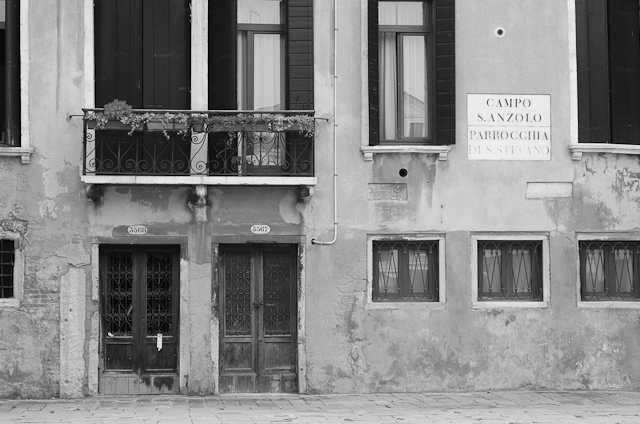
#> input picture Exercise 2-Convolution And Filtering/venice.jpg, 640 x 424 px
$ python ex2_laplace_filtering.py
#> lines starting #> are read from the running program, lines starting #| are printed output that depends on the picture
"""
26.04.2018
Image Processing Physics TU Muenchen
Julia Herzen, Klaus Achterhold, (Maximilian Teuffenbach, Juanjuan Huang)

ex2_laplace_filtering.py

Laplace filter in frequency domain

Your task in this exercise is to create your own implementation of a
Laplace filter in Fourier space and apply it to an image.
The formula for the Laplacian in the Fourier domain is:
    H(u,v) = -4*pi^2*(u^2+v^2)  # source: (Gonzalez, chapter 4, p286)

You need to replace the ??? in the code with the required commands
"""

import numpy as np
import matplotlib.pyplot as plt
venice = plt.imread('venice.jpg')/255
#> venice: shape (424, 640, 3) float64; min 0, max 0.953, mean 0.527
# Load venice.jpg using imread, normalize it to (0, 1)
# and take the red channel again
img = venice[:,:,0]

# Plot the image before applying the filter
plt.figure(1)
plt.imshow(img, cmap='gray')
plt.colorbar()

# Generate a coordinate systems with the discrete Fourier transform sample
# frequencies v and u. You can use the numpy function linspace to do it
# manually or fftfreq. Look up the documentation to get familiar with the
# parameters of these functions.
v = np.fft.fftfreq(img.shape[0])
u = np.fft.fftfreq(img.shape[1])

# the function np.meshgrid creates coordinate arrays for the v and the u
# coordinates and writes them into vv and uu
# you can display them with plt.figure(); plt.imshow(uu); colorbar() if you
# want to have a look at them
vv, uu = np.meshgrid(v, u, indexing='ij')

# Caluclate the filter function H(v, u)
# If you want to do this in one line use vv and uu, as they are both of the
# image shape. The formula is given in the very top documentation of this
# script. Check if H has the same shape as the image.
H = -4*(np.pi)**2*(uu**2 + vv**2)

# Calculate the Fourier transform of the image
# You can use the numpy function fft2 included in np.fft
img_ft = np.fft.fft2(img)

# Multiply the Fourier transform of the image by the filter function
# Take care (if neccessary) to center the potential function H around the top
# left corner of the image, because a Fourier transform in python always has
# the central frequencies in the top left corner. Therefore, play with the
# function fftshift and ifftshift to see what it does. Check out the looks of
# the shifted and unshifted potential function H.

# Take the inverse Fourier transform of the product to get the filtered image
# and select the real part of it, as we do not want to have the imaginary part
# of real images.
img_filtered = np.real(np.fft.ifft2(img_ft*H))
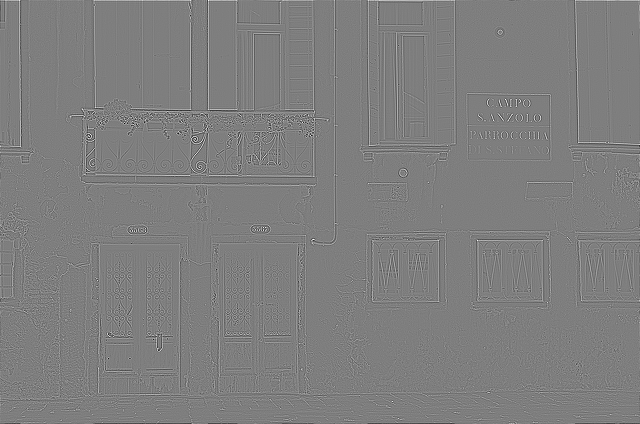
#> img_filtered: shape (424, 640) float64; min -2.63, max 2.66, mean 2.9e-19; drawn with min black and max white

plt.figure(2)
plt.imshow(img_filtered, cmap='gray')
plt.colorbar()
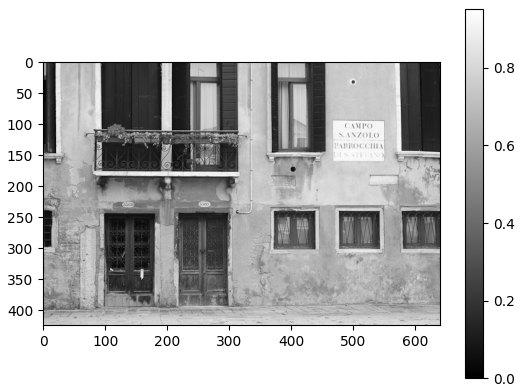
#> figure drawn by matplotlib, 2 panels
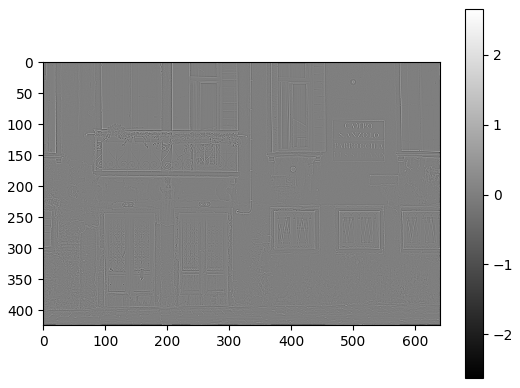
#> figure drawn by matplotlib, 2 panels

$ run again, with Exercise 2-Convolution And Filtering/tree.jpg copied over Exercise 2-Convolution And Filtering/venice.jpg
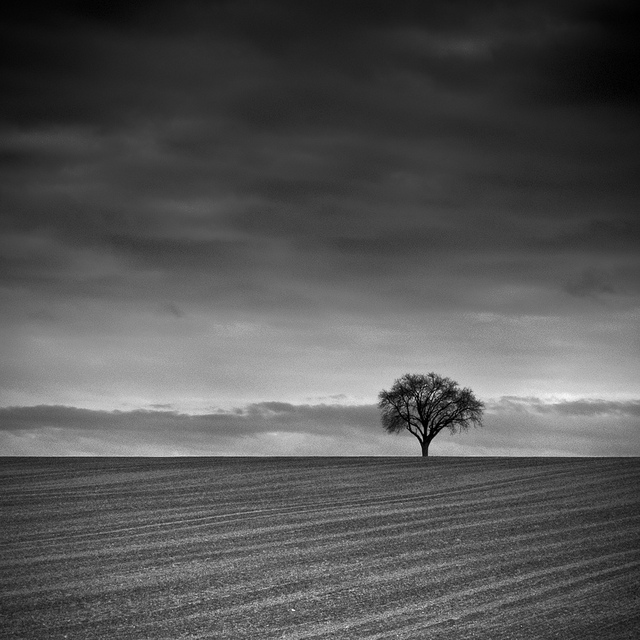
#> input picture Exercise 2-Convolution And Filtering/tree.jpg, 640 x 640 px
#> `img_filtered = np.real(np.fft.ifft2(img_ft*H))`:
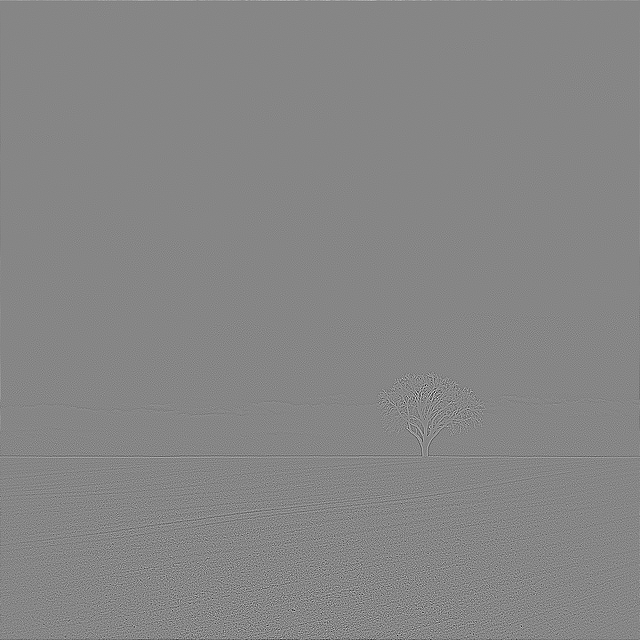
#> img_filtered: shape (640, 640) float64; min -2.77, max 2.49, mean 8.67e-21; drawn with min black and max white
#> `plt.colorbar()`:
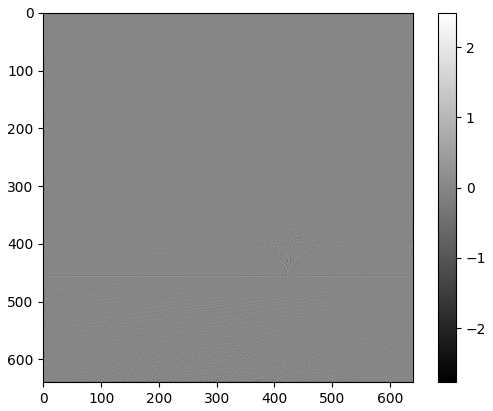
#> figure drawn by matplotlib, 2 panels
